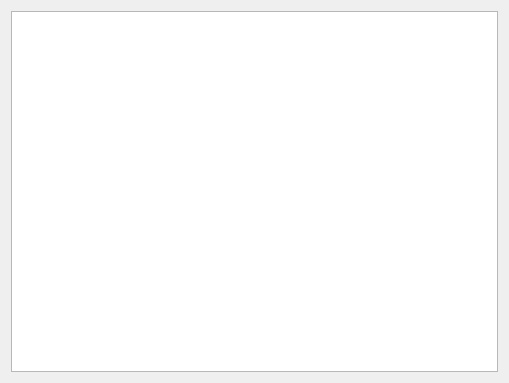
<?xml version="1.0" encoding="UTF-8"?>
<ui version="4.0">
 <class>FileTypesPage</class>
 <widget class="QWizardPage" name="FileTypesPage">
  <property name="geometry">
   <rect>
    <x>0</x>
    <y>0</y>
    <width>509</width>
    <height>383</height>
   </rect>
  </property>
  <property name="windowTitle">
   <string>WizardPage</string>
  </property>
  <layout class="QVBoxLayout" name="verticalLayout">
   <item>
    <widget class="QTableView" name="tableView"/>
   </item>
  </layout>
 </widget>
 <resources/>
 <connections/>
</ui>
